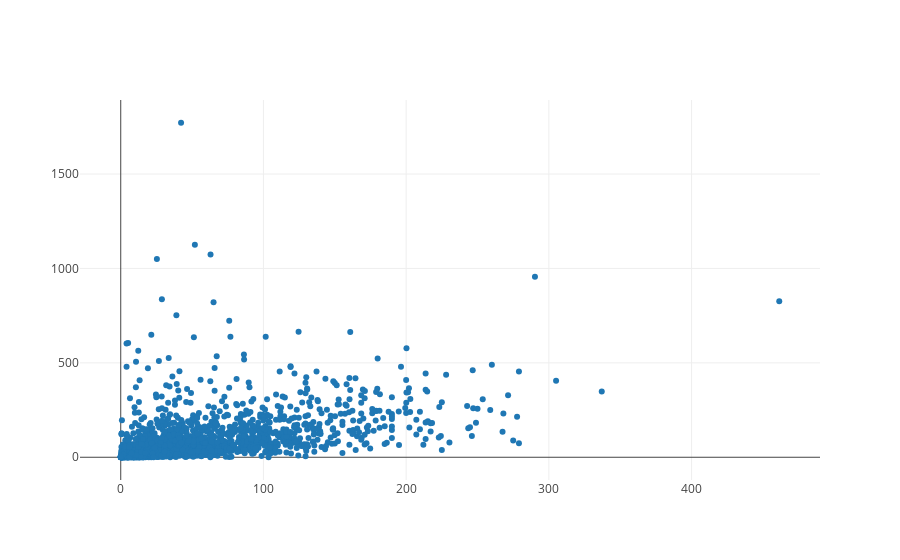

Notebook code for this chart:
### Markdown cell above
> Once we have written the above code, we'll be ready to plot this data. Press shift + enter on the code below and you should see all movies in a graph.

### Code cell
from graph import plot
from plotly.offline import iplot, init_notebook_mode
init_notebook_mode(connected=True)

plot([revenues_per_budgets_trace])

### Figure 1 — Plotly figure (JSON) as saved in the notebook; plotly's stock layout.template omitted (floating-point values rounded to 4 significant figures; data arrays with more than 128 entries replaced by an {"elided": "..."} marker saying what was removed)
{"data": [{"mode": "markers", "name": "data", "text": {"elided": "1776 str values"}, "type": "scatter", "uid": "8e0fa8c6-c034-11e8-ba99-0242ac11001c", "x": {"elided": "1776 float values"}, "y": {"elided": "1776 float values"}}], "layout": {}}
